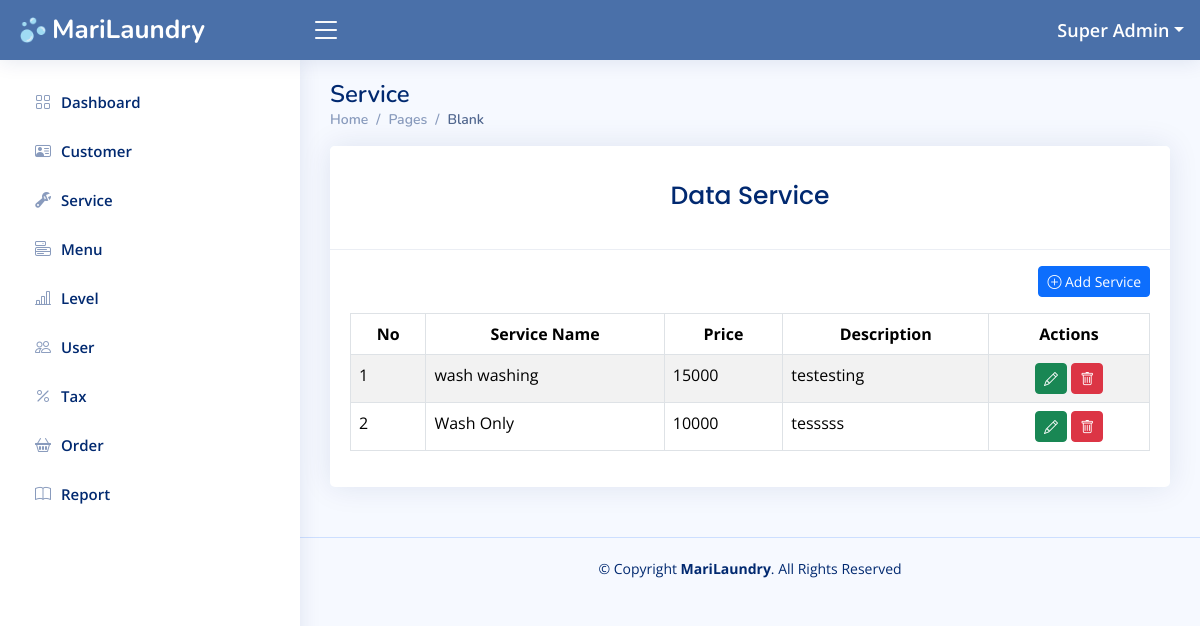
The page /home.php?page=service (signed in) on the database its author committed.
### tables this page shows
CREATE TABLE `level_menus` (
  `id` int(11) NOT NULL,
  `id_level` int(11) NOT NULL,
  `id_menu` int(11) NOT NULL,
  `create_at` timestamp NOT NULL DEFAULT current_timestamp(),
  `update_at` timestamp NULL DEFAULT NULL ON UPDATE current_timestamp()
);

CREATE TABLE `menus` (
  `id` int(11) NOT NULL,
  `name` varchar(30) NOT NULL,
  `icon` varchar(30) NOT NULL,
  `link` varchar(30) NOT NULL,
  `order` int(11) NOT NULL,
  `create_at` timestamp NOT NULL DEFAULT current_timestamp(),
  `update_at` timestamp NULL DEFAULT NULL ON UPDATE current_timestamp()
);

CREATE TABLE `services` (
  `id` int(11) NOT NULL,
  `name` varchar(50) NOT NULL,
  `price` int(11) NOT NULL,
  `description` text NOT NULL,
  `created_at` timestamp NOT NULL DEFAULT current_timestamp(),
  `updated_at` timestamp NULL DEFAULT NULL ON UPDATE current_timestamp()
);

### pages/service.php (the view, shortened to what this page needs)
<?php
$query = mysqli_query($config, "SELECT * From services s ORDER BY s.id DESC");
$service = mysqli_fetch_all($query, MYSQLI_ASSOC);
?>
<div class="pagetitle">
    <h1>Service</h1>
    <nav>
        <ol class="breadcrumb">
            <li class="breadcrumb-item"><a href="?page=dashboard">Home</a></li>
            <li class="breadcrumb-item">Pages</li>
            <li class="breadcrumb-item active">Blank</li>
        </ol>
    </nav>
</div>
<div class="row">
    <div class="col-sm-12">
        <div class="card">
            <div class="card-header">
                <h3 class="card-title">
                    Data Service
                </h3>
            </div>
            <div class="card-body">
                <div align="right">
                    <a href="?page=tambah-service" class="btn btn-primary btn-sm mb-3 mt-3">
                        <i class="bi bi-plus-circle"></i> Add Service
                    </a>
                </div>
                <table class="table table-bordered table-striped">
                    <thead>
                        <tr align="center">
                            <th>No</th>
                            <th>Service Name</th>
                            <th>Price</th>
                            <th>Description</th>
                            <th>Actions</th>
                        </tr>
                    </thead>
                    <tbody>
                        <?php
                        foreach ($service as $key => $value) {
                        ?>
                            <tr>
                                <td><?php echo $key += 1 ?></td>
                                <td><?php echo $value['name'] ?></td>
                                <td><?php echo $value['price'] ?></td>
                                <td><?php echo $value['description'] ?></td>
                                <td align="center">
                                    <a class="btn btn-success btn-sm" href="?page=tambah-service&edit=<?php echo $value['id'] ?>">
                                        <i class="bi bi-pencil"></i>
                                    </a>
                                    <a class="btn btn-danger btn-sm" onclick="return confirm('Apakah anda yakin akan menghapus data ini?')"
                                        href="?page=service&delete=<?php echo $value['id'] ?>">
                                        <i class="bi bi-trash"></i>
                                    </a>
                                </td>
                            </tr>
                        <?php
                        }
                        ?>
                    </tbody>
                </table>
            </div>
        </div>
    </div>
</div>

### inc/sidebar.php
<?php
    $id_level = $_SESSION['ID_LEVEL'] ?? '';
    $queryLevelMenu = mysqli_query($config, "SELECT * FROM menus JOIN level_menus ON menus.id = level_menus.id_menu WHERE id_level = '$id_level' ORDER BY menus.`order`");
    $rowLevelMenus = mysqli_fetch_all($queryLevelMenu, MYSQLI_ASSOC);
?>
<aside id="sidebar" class="sidebar">
    <ul class="sidebar-nav" id="sidebar-nav">
        <?php foreach ($rowLevelMenus as $rowLevelMenu): ?>
        <li class="nav-item">
            <a class="nav-link collapsed" href="?page=<?= $rowLevelMenu['link'] ?>">
                <i class="<?= $rowLevelMenu['icon'] ?>"></i>
                <span><?= $rowLevelMenu['name'] ?></span>
            </a>
        </li>
        <?php endforeach ?>
    </ul>
</aside>

### assets/css/style.css (style rules this page uses)
:root { scroll-behavior: smooth; }
body { font-family: "Open Sans", sans-serif; background: #f6f9ff; color: #444444; }
a { color: #4154f1; text-decoration: none; }
h1, h2, h3, h4, h5, h6 { font-family: "Nunito", sans-serif; }
.pagetitle { margin-bottom: 10px; }
.pagetitle h1 { font-size: 24px; margin-bottom: 0; font-weight: 600; color: #012970; }
.card { margin-bottom: 30px; border: none; border-radius: 5px; box-shadow: 0px 0 30px rgba(1, 41, 112, 0.1); }
.card-header, .card-footer { border-color: #ebeef4; background-color: #fff; color: #798eb3; padding: 15px; }
.card-title { padding: 20px 0 15px 0; font-size: 25px; font-weight: 500; color: #012970; font-family: "Poppins", sans-serif; text-align: center; }
.card-body { padding: 0 20px 20px 20px; }
.breadcrumb { font-size: 14px; font-family: "Nunito", sans-serif; color: #899bbd; font-weight: 600; }
.breadcrumb a { color: #899bbd; transition: 0.3s; }
.breadcrumb .breadcrumb-item::before { color: #899bbd; }
.breadcrumb .active { color: #51678f; font-weight: 600; }
.sidebar { position: fixed; top: 60px; left: 0; bottom: 0; width: 300px; z-index: 996; transition: all 0.3s; padding: 20px; overflow-y: auto; scrollbar-width: thin; scrollbar-color: #aab7cf transparent; box-shadow: 0px 0px 20px rgba(1, 41, 112, 0.1); background-color: #fff; }
.sidebar-nav { padding: 0; margin: 0; list-style: none; }
.sidebar-nav li { padding: 0; margin: 0; list-style: none; }
.sidebar-nav .nav-item { margin-bottom: 5px; }
.sidebar-nav .nav-link { display: flex; align-items: center; font-size: 15px; font-weight: 600; color: #4154f1; transition: 0.3; background: #f6f9ff; padding: 10px 15px; border-radius: 4px; }
.sidebar-nav .nav-link i { font-size: 16px; margin-right: 10px; color: #4154f1; }
.sidebar-nav .nav-link.collapsed { color: #012970; background: #fff; }
.sidebar-nav .nav-link.collapsed i { color: #899bbd; }

### rows shown on the page
level_menus: id_menu.name "Dashboard"
level_menus: id_menu.name "Customer"
level_menus: id_menu.name "Service"
level_menus: id_menu.name "Menu"
level_menus: id_menu.name "Level"
level_menus: id_menu.name "User"
level_menus: id_menu.name "Tax"
level_menus: id_menu.name "Order"
level_menus: id_menu.name "Report"
services: key "1", name "wash washing", price "15000", description "testesting"
services: key "2", name "Wash Only", price "10000", description "tesssss"

### other values the page prints
$_SESSION['NAME'] "Super Admin"
